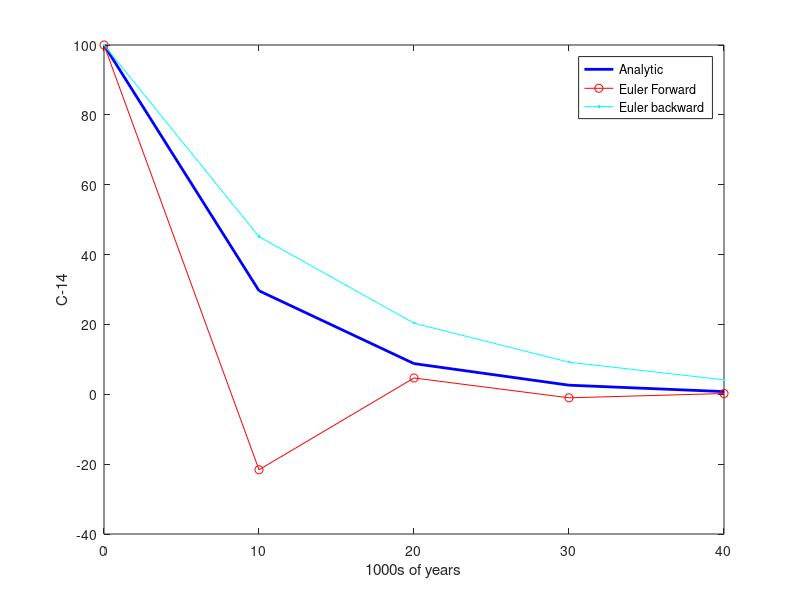

Here is the MATLAB script that generated this plot:
%% Week 11 exercise

%% safety first
close all
clear all

%% set up parameters
a  = -log(2)/5700; % per year
b  = 0;   % no source for C-14 
X0 = 100; % initial condition
dt = 10000;   % time step
N  = 5; % number of time steps
t  = 0:dt:(N-1)*dt; % set up time axis

%% steady state solution
Xbar = -b/a;

%% analytic solution
X0p = X0-Xbar;
Xa = Xbar + X0p*exp(a*t);

%% plot the analytic solution
p(1)=plot(t/1000,Xa,'b-','linewidth',2);
xlabel('1000s of years');
ylabel('C-14');
legend(p,{'Analytic'});

%% we solve with Euler forward method
X(1)=X0; % set initial condition
for n=1:N-1
%    dXdt = a*X(n)+b;
    X(n+1)=(1+a*dt)*X(n)+b*dt;
end

%% plot in red
hold on; 
p(2)=plot(t/1000,X,'ro-');
legend(p,{'Analytic' 'Euler Forward'});

%% we solve with Euler backward method
X(1)=X0; % set initial condition
for n=1:N-1
    X(n+1)=(X(n)+b*dt)/(1-dt*a);
end

%% plot in cyan
hold on; 
p(3)=plot(t/1000,X,'c.-');
legend(p,{'Analytic' 'Euler Forward' 'Euler backward'});
